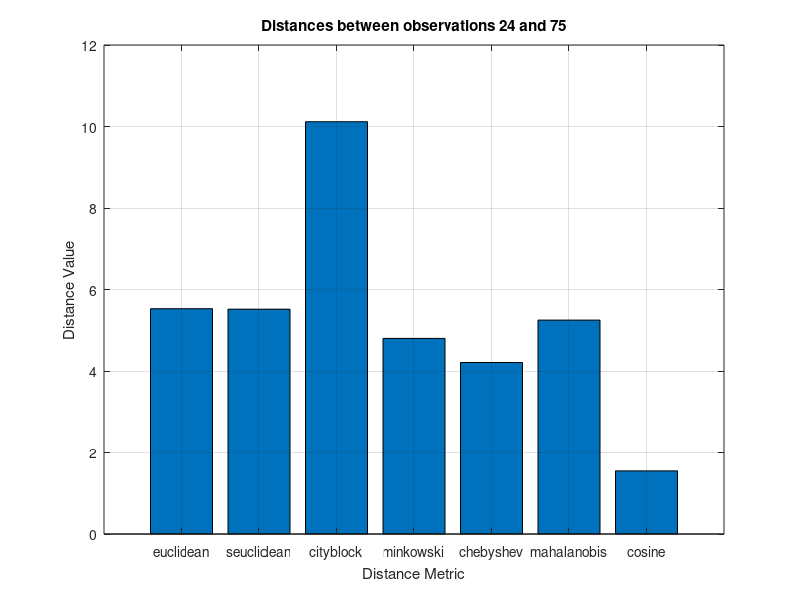
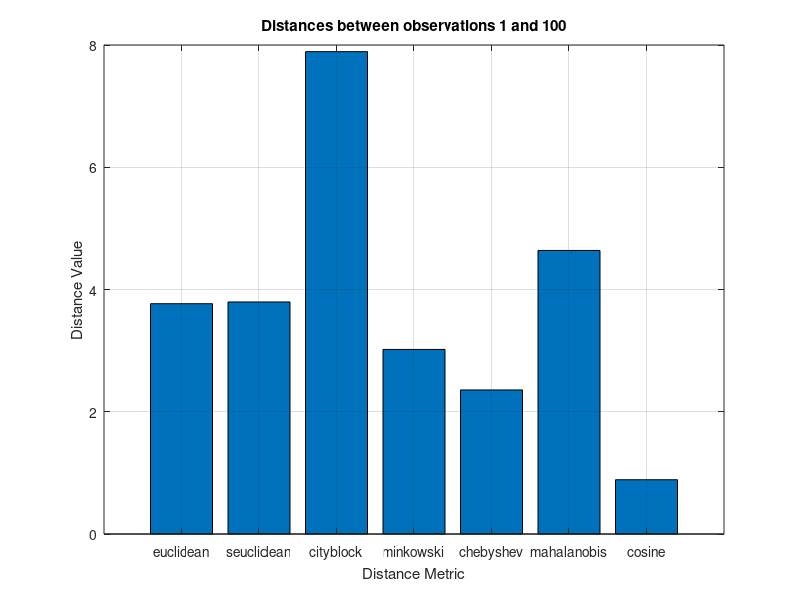

Source code (MATLAB) for these figures, in order:
pkg load statistics;  % Load the statistics package for distance functions
pkg load io;  % Load the statistics package for distance functions

function [D1, D2, D3, D4, D5, D6, D7] = compute_distances(X)
    % Compute pairwise distances between data points using various distance metrics.
    % X: Input data matrix of size (n_samples, n_features).
    % Returns a tuple of distance matrices corresponding to different distance metrics.

    % Number of samples
    n = size(X, 1);

    % Compute pairwise distances using various methods
    D1 = pdist(X, 'euclidean');  % Compute pairwise Euclidean distances
    V = std(X, 0, 1);  % Compute standard deviation for each feature (column)
    D2 = pdist(X, 'seuclidean', V);  % Compute pairwise standardized Euclidean distances
    D3 = pdist(X, 'cityblock');  % Manhattan (cityblock) distance
    D4 = pdist(X, 'minkowski', 3);  % Minkowski distance with p=3
    D5 = custom_pdist(X, @chebyshev_dist_fun);  % Chebyshev distance
    % Mahalanobis distance
    S = cov(X);  % Covariance matrix
    invS = inv(S);  % Inverse of covariance matrix
    D6 = custom_pdist(X, @(u, v) mahalanobis_distance(u, v, invS));  % Mahalanobis distance
    D7 = pdist(X, 'cosine');  % Cosine distance

end

function D = custom_pdist(X, dist_fun)
    % Custom implementation of pdist
    % X: Input data matrix of size (n_samples, n_features)
    % dist_fun: Function handle for distance computation
    % Returns a condensed distance matrix

    [n, ~] = size(X);
    num_distances = n * (n - 1) / 2;
    D = zeros(num_distances, 1);
    index = 1;
    for i = 1:n-1
        for j = i+1:n
            D(index) = dist_fun(X(i, :), X(j, :));
            index = index + 1;
        end
    end
end

function d = chebyshev_dist_fun(u, v)
    d = max(abs(u - v));
end

% Helper function for Mahalanobis distance
function d = mahalanobis_distance(u, v, invS)
    d = sqrt((u - v) * invS * (u - v)');  % Mahalanobis distance formula
end

function compute_and_plot_distances(X, i, j)
    % Compute and visualize pairwise distances between specified observations.
    % X: Input data matrix of size (n_samples, n_features).
    % i: Index of the first observation.
    % j: Index of the second observation.

    % Compute distances
    [D1, D2, D3, D4, D5, D6, D7] = compute_distances(X);

    % Convert condensed distance matrices to square distance matrices
    D1_sq = squareform(D1);
    D2_sq = squareform(D2);
    D3_sq = squareform(D3);
    D4_sq = squareform(D4);
    D5_sq = squareform(D5);
    D6_sq = squareform(D6);
    D7_sq = squareform(D7);

    % Select distances for observations i and j
    distances = [D1_sq(i, j), D2_sq(i, j), D3_sq(i, j), D4_sq(i, j), D5_sq(i, j), D6_sq(i, j), D7_sq(i, j)];

    % Find the method yielding the maximum and minimum distances
    methods = {'euclidean', 'seuclidean', 'cityblock', 'minkowski', 'chebyshev', 'mahalanobis', 'cosine'};
    [max_distance, max_index] = max(distances);
    [min_distance, min_index] = min(distances);
    max_distance_method = methods{max_index};
    min_distance_method = methods{min_index};

    % Create the figure
    figure;
    % Plot the bar chart
    bar(distances);
    % Set the x-axis tick labels
    set(gca, 'XTickLabel', methods, 'XTick', 1:length(methods));
    % Rotate the x-axis tick labels for better readability
    xtickangle(45);
    % Set the title and labels
    title(sprintf('Distances between observations %d and %d', i, j));
    xlabel('Distance Metric');
    ylabel('Distance Value');
    % Show the plot
    grid on;

    % Print maximum and minimum distances and their corresponding methods
    printf('Maximum distance between observations %d and %d (%.2f) using method: %s\n', i, j, max_distance, max_distance_method);
    printf('Minimum distance between observations %d and %d (%.2f) using method: %s\n', i, j, min_distance, min_distance_method);
end

% Create a random matrix with 100 rows and 5 columns
X = randn(100, 5);

% Compute and plot distances for observations 24 and 75
i = 24;
j = 75;
compute_and_plot_distances(X, i, j);

% Compute and plot distances for observations 1 and 100
i = 1;
j = 100;
compute_and_plot_distances(X, i, j);

